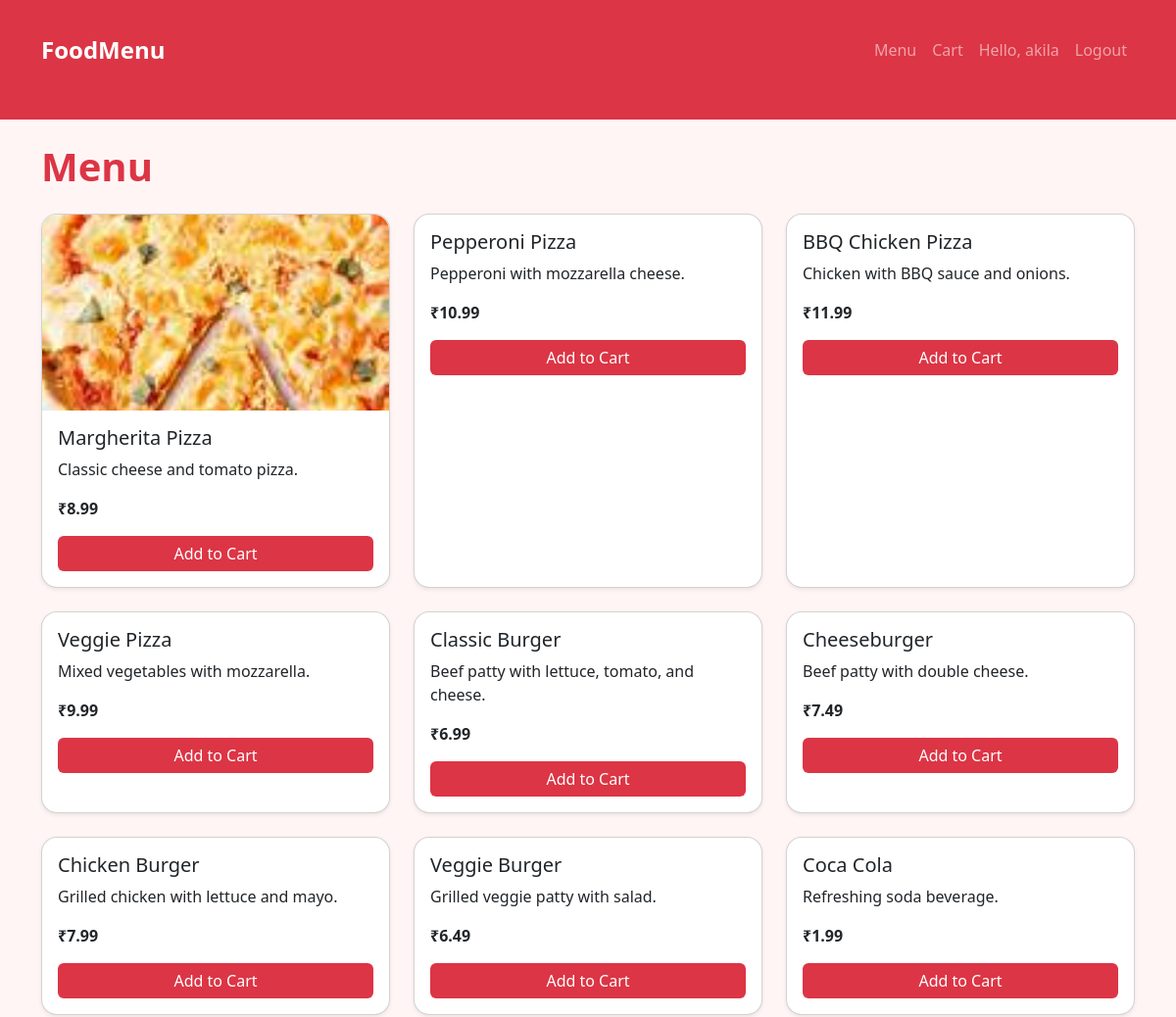
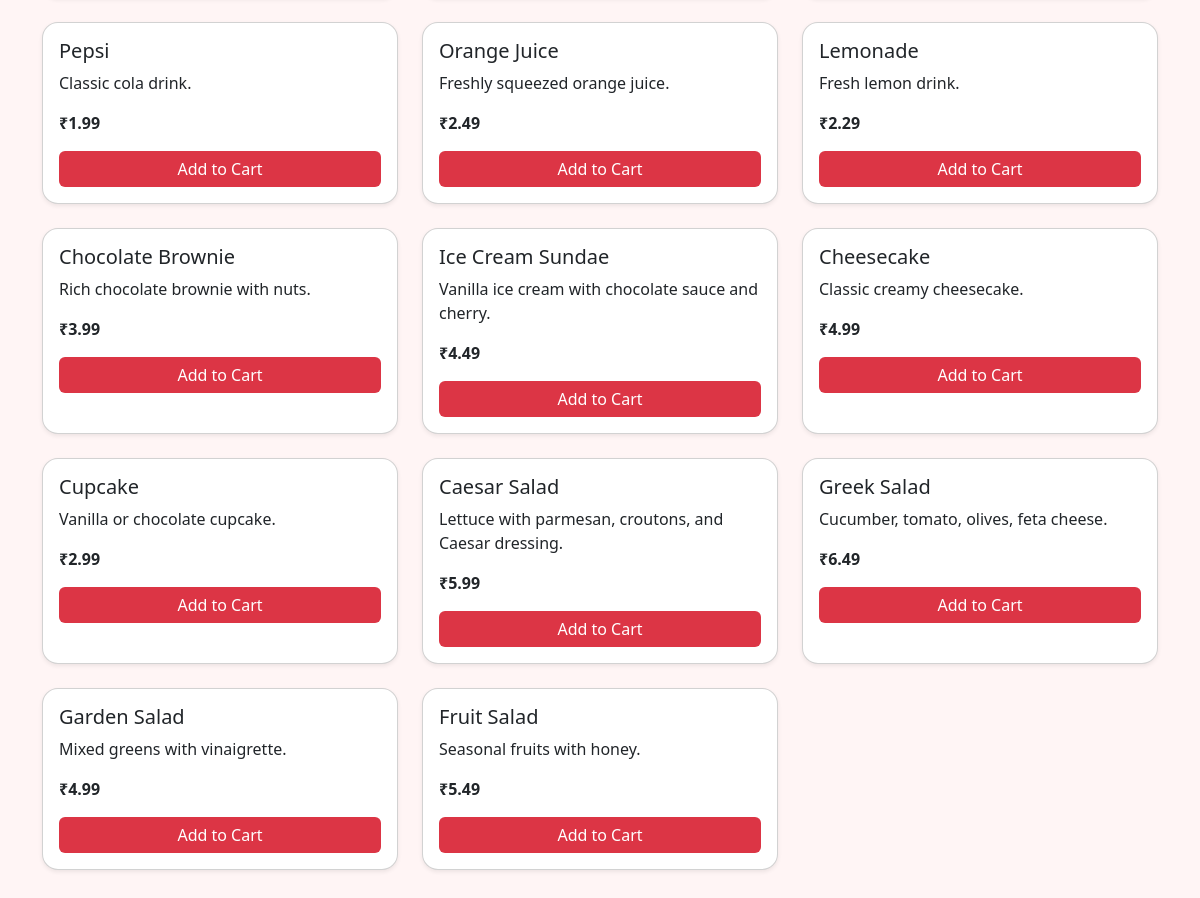
The app's page / (signed in) with its own data (2 pictures, top to bottom).
### menu/models.py (models this page shows, shortened)
class Item(models.Model):
    name = models.CharField(max_length=100)
    description = models.TextField()
    price = models.DecimalField(max_digits=8, decimal_places=2)
    category = models.ForeignKey(Category, on_delete=models.CASCADE)
    available = models.BooleanField(default=True)
    image = models.ImageField(upload_to='menu_images/', null=True, blank=True)

### menu/views.py (the view)
# urls.py: path('', include('menu.urls')),
def menu(request):
    items = Item.objects.filter(available=True)
    return render(request, 'menu/menu.html', {'items': items})

### menu/templates/menu/menu.html
{% extends 'menu/base.html' %}
{% block content %}
<h1 class="text-danger mb-4">Menu</h1>
<div class="row">
  {% for item in items %}
  <div class="col-md-4 mb-4">
    <div class="card h-100 shadow-sm">
      {% if item.image %}
      <img src="{{ item.image.url }}" class="card-img-top" alt="{{ item.name }}">
      {% endif %}
      <div class="card-body">
        <h5 class="card-title">{{ item.name }}</h5>
        <p class="card-text">{{ item.description }}</p>
        <p class="fw-bold">₹{{ item.price }}</p>
        <a href="{% url 'add_to_cart' item.id %}" class="btn btn-danger w-100">Add to Cart</a>
      </div>
    </div>
  </div>
  {% endfor %}
</div>
{% endblock %}

### menu/templates/menu/base.html (shortened to what this page needs)
{% load static %}
<!DOCTYPE html>
<html lang="en">
<head>
  <link href="https://cdn.jsdelivr.net/npm/bootstrap@5.3.2/dist/css/bootstrap.min.css" rel="stylesheet">
  <link rel="stylesheet" href="{% static 'menu/css/style.css' %}">
</head>
<body>
<nav class="navbar navbar-expand-lg navbar-dark bg-danger">
  <div class="container">
    <a class="navbar-brand" href="{% url 'menu' %}">FoodMenu</a>
    <div class="collapse navbar-collapse" id="navbarNav">
      <ul class="navbar-nav ms-auto">
        <li class="nav-item"><a class="nav-link" href="{% url 'menu' %}">Menu</a></li>
        <li class="nav-item"><a class="nav-link" href="{% url 'cart' %}">Cart</a></li>
        {% if user.is_authenticated %}
          <li class="nav-item"><span class="nav-link">Hello, {{ user.username }}</span></li>
          <li class="nav-item">
            <form method="post" action="{% url 'logout' %}" class="d-inline">
              <button type="submit" class="btn btn-link nav-link" style="padding:10;">Logout</button>
            </form>
          </li>
        {% else %}
          <li class="nav-item"><a class="nav-link" href="{% url 'login' %}">Login</a></li>
          <li class="nav-item"><a class="nav-link" href="{% url 'register' %}">Register</a></li>
        {% endif %}
      </ul>
    </div>
  </div>
</nav>
<div class="container mt-4">
  {% block content %}{% endblock %}
</div>
</body>
</html>

### menu/static/menu/css/style.css (style rules this page uses)
body { background-color: #fff5f5; font-family: 'Segoe UI', Tahoma, Geneva, Verdana, sans-serif; }
.container { margin-top: 20px; margin-bottom: 40px; }
.card { border-radius: 1rem; transition: transform 0.2s, box-shadow 0.2s; }
.navbar-brand { font-weight: bold; font-size: 1.5rem; }
.nav-link { font-weight: 500; transition: color 0.2s; }
.btn-danger { background-color: #dc3545; border: none; transition: background-color 0.2s, transform 0.2s; }
h1, h2 { font-weight: bold; color: #dc3545; }
.card-img-top { border-top-left-radius: 1rem; border-top-right-radius: 1rem; object-fit: cover; height: 200px; }

### records on screen
Item: image (picture), name "Margherita Pizza", description "Classic cheese and tomato pizza.", price "8.99"
Item: name "Pepperoni Pizza", description "Pepperoni with mozzarella cheese.", price "10.99"
Item: name "BBQ Chicken Pizza", description "Chicken with BBQ sauce and onions.", price "11.99"
Item: name "Veggie Pizza", description "Mixed vegetables with mozzarella.", price "9.99"
Item: name "Classic Burger", description "Beef patty with lettuce, tomato, and cheese.", price "6.99"
Item: name "Cheeseburger", description "Beef patty with double cheese.", price "7.49"
Item: name "Chicken Burger", description "Grilled chicken with lettuce and mayo.", price "7.99"
Item: name "Veggie Burger", description "Grilled veggie patty with salad.", price "6.49"
Item: name "Coca Cola", description "Refreshing soda beverage.", price "1.99"
Item: name "Pepsi", description "Classic cola drink.", price "1.99"
Item: name "Orange Juice", description "Freshly squeezed orange juice.", price "2.49"
Item: name "Lemonade", description "Fresh lemon drink.", price "2.29"
Item: name "Chocolate Brownie", description "Rich chocolate brownie with nuts.", price "3.99"
Item: name "Ice Cream Sundae", description "Vanilla ice cream with chocolate sauce and cherry.", price "4.49"
Item: name "Cheesecake", description "Classic creamy cheesecake.", price "4.99"
Item: name "Cupcake", description "Vanilla or chocolate cupcake.", price "2.99"
Item: name "Caesar Salad", description "Lettuce with parmesan, croutons, and Caesar dressing.", price "5.99"
Item: name "Greek Salad", description "Cucumber, tomato, olives, feta cheese.", price "6.49"
Item: name "Garden Salad", description "Mixed greens with vinaigrette.", price "4.99"
Item: name "Fruit Salad", description "Seasonal fruits with honey.", price "5.49"

### other values on screen
{{ user.username }} "akila"
